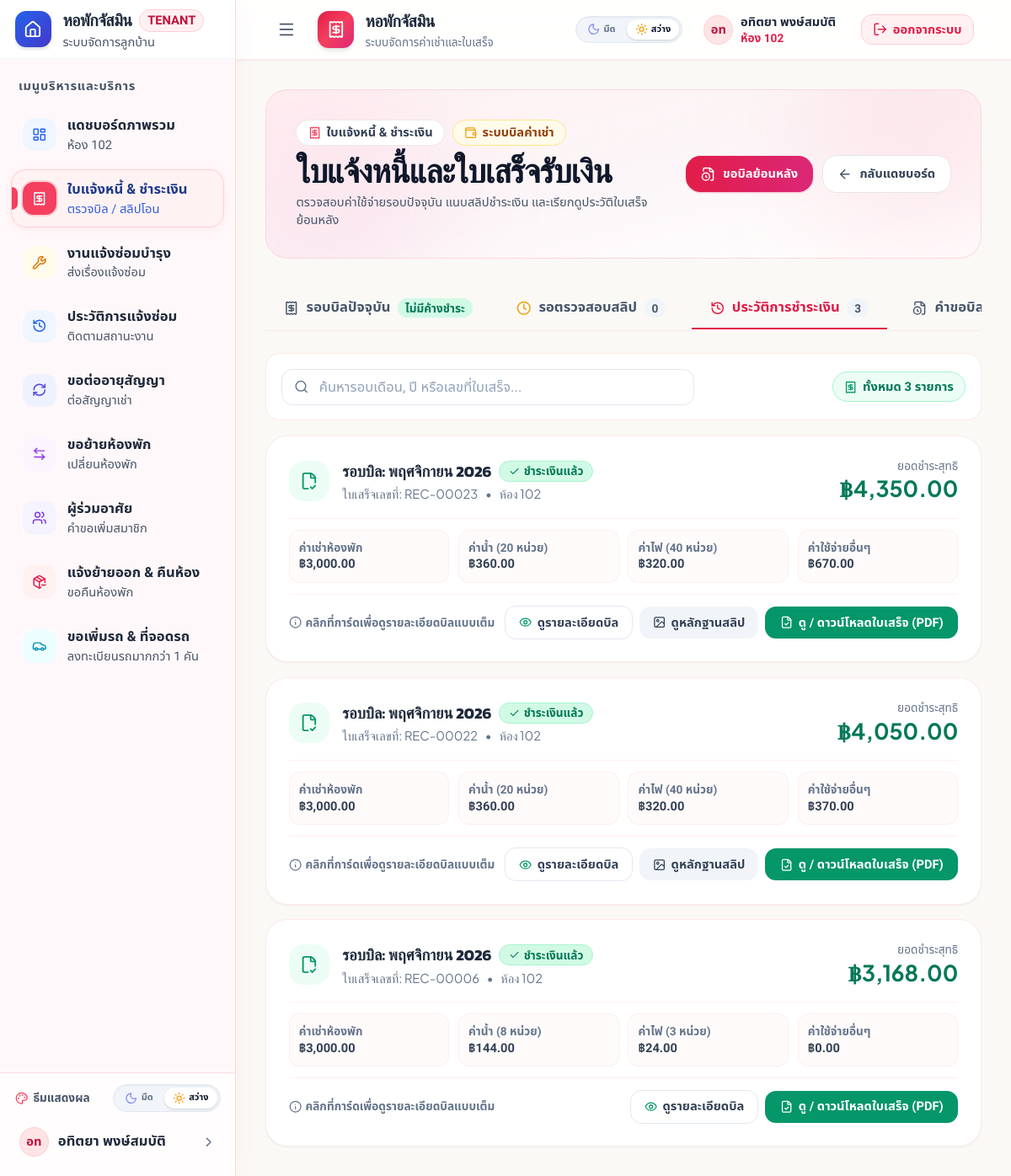
The app's page /view_invoices.php (signed in) with its own data.
### tables this page shows
CREATE TABLE `room` (
  `roomId` int(11) NOT NULL AUTO_INCREMENT,
  `roomNumber` varchar(10) NOT NULL,
  `roomType` varchar(50) DEFAULT NULL,
  `floor` int(11) DEFAULT NULL,
  `rentPrice` decimal(10,2) NOT NULL,
  `status` varchar(20) DEFAULT 'Available',
  PRIMARY KEY (`roomId`),
  UNIQUE KEY `roomNumber` (`roomNumber`)
);

CREATE TABLE `invoices` (
  `invoiceId` int(11) NOT NULL AUTO_INCREMENT,
  `roomId` int(11) NOT NULL,
  `tenantId` int(11) NOT NULL,
  `billingMonth` varchar(50) NOT NULL COMMENT 'เช่น 2026-06 (มิถุนายน 2026)',
  `rentPrice` decimal(10,2) NOT NULL DEFAULT 0.00,
  `waterPrev` int(11) NOT NULL DEFAULT 0,
  `waterCurr` int(11) NOT NULL DEFAULT 0,
  `waterUnitRate` decimal(10,2) NOT NULL DEFAULT 18.00 COMMENT 'ราคาต่อหน่วยน้ำ',
  `electricPrev` int(11) NOT NULL DEFAULT 0,
  `electricCurr` int(11) NOT NULL DEFAULT 0,
  `electricUnitRate` decimal(10,2) NOT NULL DEFAULT 8.00 COMMENT 'ราคาต่อหน่วยไฟ',
  `otherFee` decimal(10,2) NOT NULL DEFAULT 0.00 COMMENT 'ค่าใช้จ่ายอื่นๆ เช่น ค่าส่วนกลาง',
  `totalAmount` decimal(10,2) NOT NULL DEFAULT 0.00,
  `status` enum('Unpaid','Pending Approval','Paid') NOT NULL DEFAULT 'Unpaid',
  `slipImage` varchar(255) DEFAULT NULL,
  `createdAt` timestamp NOT NULL DEFAULT current_timestamp(),
  `otherFeeNote` text DEFAULT NULL,
  `slipRejectReason` text DEFAULT NULL,
  `slipRejectedAt` datetime DEFAULT NULL,
  `slipStatus` varchar(30) DEFAULT 'Normal',
  `oldSlipImage` varchar(255) DEFAULT NULL,
  PRIMARY KEY (`invoiceId`)
);

### view_invoices.php (the view, shortened to what the rows shown need)
<?php
require_once 'includes/db_connect.php';
$tenantId = $_SESSION['user_id'];
$tenantName = $_SESSION['full_name'];
$stmtHdrRoom = $conn->prepare("
    SELECT r.roomId, r.roomNumber
    FROM Lease l
    JOIN Room r ON l.roomId = r.roomId
    WHERE l.tenantId = ?
    ORDER BY CASE WHEN l.status = 'Active' THEN 1 ELSE 2 END, l.leaseId DESC
    LIMIT 1
");
$stmtHdrRoom->execute([$tenantId]);
$hdrRoomData = $stmtHdrRoom->fetch(PDO::FETCH_ASSOC);
$myRoomId = (int)($hdrRoomData['roomId'] ?? 0);
$myRoomNumber = $hdrRoomData['roomNumber'] ?? '';
try {
    $conn->exec("
    CREATE TABLE IF NOT EXISTS RetroactiveInvoiceRequests (
        requestId INT AUTO_INCREMENT PRIMARY KEY,
        tenantId INT NOT NULL,
        roomId INT NOT NULL,
        requestedMonth VARCHAR(50) NOT NULL,
        requestType VARCHAR(50) DEFAULT 'PaidInvoice',
        reason TEXT NOT NULL,
        slipImage VARCHAR(255) NULL,
        status ENUM('Pending', 'Approved', 'Rejected') DEFAULT 'Pending',
        adminRemark TEXT NULL,
        createdAt DATETIME DEFAULT CURRENT_TIMESTAMP,
        updatedAt DATETIME NULL,
        INDEX (tenantId),
        INDEX (roomId),
        INDEX (status)
    ) ENGINE=InnoDB DEFAULT CHARSET=utf8mb4 COLLATE=utf8mb4_general_ci;
    ");
} catch(Throwable $e) {}
$stmt = $conn->prepare("
    SELECT i.*, r.roomNumber
    FROM Invoices i
    LEFT JOIN Room r ON i.roomId = r.roomId
    WHERE i.tenantId = ? OR (i.roomId = ? AND ? > 0)
    ORDER BY i.invoiceId DESC
");
$stmt->execute([$tenantId, $myRoomId, $myRoomId]);
$rawInvoices = $stmt->fetchAll(PDO::FETCH_ASSOC);
$unpaidInvoices = [];
$pendingApprovalInvoices = [];
$paymentHistory = [];
foreach ($rawInvoices as $inv) {
    if ($inv['status'] === 'Unpaid') {
        $unpaidInvoices[] = $inv;
    } elseif ($inv['status'] === 'Pending Approval') {
        $pendingApprovalInvoices[] = $inv;
    } elseif ($inv['status'] === 'Paid') {
        $paymentHistory[] = $inv;
    }
}
if (isset($_GET['tab']) && in_array($_GET['tab'], ['current', 'pending', 'history', 'retro'], true)) {
    $activeTab = $_GET['tab'];
} elseif (!isset($activeTab)) {
    if (!empty($unpaidInvoices)) {
        $activeTab = 'current';
    } elseif (!empty($pendingApprovalInvoices)) {
        $activeTab = 'pending';
    } else {
        $activeTab = 'history';
    }
}
?>
<!DOCTYPE html>
<html lang="th">
<head>
  <script src="https://cdn.tailwindcss.com"></script>
</head>
<body class="min-h-screen flex flex-col antialiased selection:bg-rose-500 selection:text-white bg-[#FAF9F6] text-slate-800">
  <?php include_once 'includes/tenant_sidebar.php'; ?>
  <header class="sticky top-0 z-40 bg-white/90 backdrop-blur-md border-b border-rose-100/80 shadow-sm">
    <div class="max-w-7xl mx-auto px-4 sm:px-6 lg:px-8">
      <div class="flex items-center justify-between h-16">
        <div class="flex items-center space-x-2 sm:space-x-3">
          <a href="profile.php" class="flex items-center gap-2 p-1 sm:p-1.5 sm:px-2.5 hover:bg-rose-50/70 rounded-full transition border border-transparent hover:border-rose-200 group" title="แก้ไขโปรไฟล์">
            <div class="hidden sm:block text-left pr-1">
              <div class="text-xs font-bold text-slate-800 group-hover:text-rose-600 transition truncate max-w-[140px] sm:max-w-[180px]"><?php echo htmlspecialchars($headerTenantName ?? $sidebarTenantName ?? ($tenantName ?? 'ผู้เช่า')); ?></div>
              <div class="text-[10px] text-rose-600 font-bold"><?php echo !empty($headerRoomNumber ?? $sidebarRoomNumber ?? ($myRoomNumber ?? '')) ? "ห้อง " . htmlspecialchars($headerRoomNumber ?? $sidebarRoomNumber ?? ($myRoomNumber ?? '')) : 'ลูกบ้าน'; ?></div>
            </div>
          </a>
        </div>
      </div>
    </div>
  </header>
  <main class="flex-1 max-w-3xl w-full mx-auto px-4 sm:px-6 py-8">
    <div class="p-6 sm:p-8 relative overflow-hidden bg-gradient-to-br from-rose-50/90 via-pink-50/50 to-white border border-rose-200/80 rounded-3xl shadow-xs mb-6 sm:mb-8">
      <div class="relative z-10 flex flex-col md:flex-row md:items-center justify-between gap-5">
        <div>
          <h1 class="text-2xl sm:text-3xl lg:text-4xl font-display font-extrabold text-slate-900 tracking-tight">
            ใบแจ้งหนี้และใบเสร็จรับเงิน
          </h1>
        </div>
      </div>
    </div>
    <div id="content-history" class="<?php echo ($activeTab === 'history') ? 'space-y-4' : 'space-y-4 hidden'; ?>">
        <?php if(count($paymentHistory) > 0): ?>
            <div id="historyBillsList" class="space-y-4">
            <?php foreach($paymentHistory as $hist):
                $hWater = ($hist['waterCurr'] - $hist['waterPrev']) * $hist['waterUnitRate'];
                $hElec = ($hist['electricCurr'] - $hist['electricPrev']) * $hist['electricUnitRate'];
            ?>
            <div onclick="openTenantInvoiceModal(<?php echo $hist['invoiceId']; ?>)" class="history-bill-card bg-white rounded-3xl border border-rose-100/80 shadow-sm p-5 sm:p-6 hover:shadow-md hover:border-emerald-300 transition cursor-pointer group" data-search="<?php echo htmlspecialchars($hist['billingMonth'] . ' ' . $hist['invoiceId'] . ' ' . ($hist['roomNumber'] ?? '') . ' REC-' . str_pad($hist['invoiceId'], 5, '0', STR_PAD_LEFT)); ?>" title="คลิกเพื่อดูรายละเอียดบิลแบบเต็ม">
                <div class="flex flex-col sm:flex-row sm:items-center justify-between gap-4 pb-4 border-b border-rose-100/60">
                    <div class="flex items-center gap-3.5">
                        <div class="w-11 h-11 rounded-2xl bg-emerald-50 text-emerald-600 flex items-center justify-center font-bold shadow-2xs shrink-0 group-hover:scale-105 transition">
                            <i data-lucide="file-check-2" class="w-5 h-5"></i>
                        </div>
                        <div>
                            <div class="flex items-center gap-2 flex-wrap">
                                <h3 class="font-display font-bold text-slate-800 text-base sm:text-lg group-hover:text-emerald-700 transition">รอบบิล: <?php echo htmlspecialchars($hist['billingMonth']); ?></h3>
                                <span class="text-[10px] font-bold px-2.5 py-0.5 rounded-full bg-emerald-100 text-emerald-700 border border-emerald-200 flex items-center gap-1">
                                    <i data-lucide="check" class="w-3 h-3"></i> ชำระเงินแล้ว
                                </span>
                            </div>
                            <div class="flex items-center gap-2 flex-wrap text-xs text-slate-400 mt-0.5 font-mono">
                                <span>ใบเสร็จเลขที่: REC-<?php echo str_pad($hist['invoiceId'], 5, '0', STR_PAD_LEFT); ?></span>
                                <span>•</span>
                                <span>ห้อง <?php echo htmlspecialchars($hist['roomNumber'] ?? ($myRoomNumber ?: '-')); ?></span>
                            </div>
                        </div>
                    </div>
                    <div class="text-left sm:text-right">
                        <div class="text-[11px] text-slate-400 font-medium uppercase">ยอดชำระสุทธิ</div>
                        <div class="text-xl sm:text-2xl font-display font-bold text-emerald-700 font-mono">฿<?php echo number_format($hist['totalAmount'], 2); ?></div>
                    </div>
                </div>
                <div class="grid grid-cols-2 sm:grid-cols-4 gap-2.5 py-3 text-xs text-slate-600">
                    <div class="bg-rose-50/30 p-2.5 rounded-xl border border-rose-100/60">
                        <span class="text-slate-400 block text-[11px]">ค่าเช่าห้องพัก</span>
                        <span class="font-bold text-slate-700">฿<?php echo number_format($hist['rentPrice'], 2); ?></span>
                    </div>
                    <div class="bg-rose-50/30 p-2.5 rounded-xl border border-rose-100/60">
                        <span class="text-slate-400 block text-[11px]">ค่าน้ำ (<?php echo max(0, $hist['waterCurr'] - $hist['waterPrev']); ?> หน่วย)</span>
                        <span class="font-bold text-slate-700">฿<?php echo number_format($hWater, 2); ?></span>
                    </div>
                    <div class="bg-rose-50/30 p-2.5 rounded-xl border border-rose-100/60">
                        <span class="text-slate-400 block text-[11px]">ค่าไฟ (<?php echo max(0, $hist['electricCurr'] - $hist['electricPrev']); ?> หน่วย)</span>
                        <span class="font-bold text-slate-700">฿<?php echo number_format($hElec, 2); ?></span>
                    </div>
                    <div class="bg-rose-50/30 p-2.5 rounded-xl border border-rose-100/60">
                        <span class="text-slate-400 block text-[11px]">ค่าใช้จ่ายอื่นๆ</span>
                        <span class="font-bold text-slate-700">฿<?php echo number_format($hist['otherFee'], 2); ?></span>
                    </div>
                </div>
                <div class="pt-3 border-t border-rose-100/60 flex flex-wrap gap-2.5 items-center justify-between">
                    <div class="text-[11px] text-slate-400 flex items-center gap-1">
                        <i data-lucide="info" class="w-3.5 h-3.5 text-slate-400"></i>
                        <span>คลิกที่การ์ดเพื่อดูรายละเอียดบิลแบบเต็ม</span>
                    </div>
                    <div class="flex flex-wrap gap-2 items-center">
                        <button type="button" onclick="event.stopPropagation(); openTenantInvoiceModal(<?php echo $hist['invoiceId']; ?>)" class="px-3.5 py-2 bg-white hover:bg-emerald-50 text-slate-700 hover:text-emerald-700 border border-slate-200 hover:border-emerald-300 rounded-xl text-xs font-bold transition flex items-center gap-1.5 cursor-pointer shadow-2xs">
                            <i data-lucide="eye" class="w-3.5 h-3.5 text-emerald-600"></i> ดูรายละเอียดบิล
                        </button>
                        <?php if(!empty($hist['slipImage'])): ?>
                            <button type="button" onclick="event.stopPropagation(); openSlipPreview('<?php echo htmlspecialchars($hist['slipImage']); ?>')" class="px-3.5 py-2 bg-slate-100 hover:bg-slate-200 text-slate-700 rounded-xl text-xs font-bold transition flex items-center gap-1.5 cursor-pointer">
                                <i data-lucide="image" class="w-3.5 h-3.5"></i> ดูหลักฐานสลิป
                            </button>
                        <?php endif; ?>
                        <a href="print_receipt.php?id=<?php echo $hist['invoiceId']; ?>" target="_blank" onclick="event.stopPropagation()" class="px-4 py-2 bg-emerald-600 hover:bg-emerald-700 text-white rounded-xl text-xs font-bold transition flex items-center gap-1.5 shadow-2xs">
                            <i data-lucide="file-check" class="w-3.5 h-3.5"></i> ดู / ดาวน์โหลดใบเสร็จ (PDF)
                        </a>
                    </div>
                </div>
            </div>
            <?php endforeach; ?>
            </div>
        <?php endif; ?>
    </div>
  </main>
</body>
</html>

### records on screen
room: roomNumber "102"
invoices: billingMonth "พฤศจิกายน 2026", invoiceId "00023", roomId.roomNumber "102", totalAmount "4,350.00", rentPrice "3,000.00", max(0, $hist['waterCurr'] - $hist['waterPrev']) "20", hWater "360.00", max(0, $hist['electricCurr'] - $hist['electricPrev']) "40", hElec "320.00", otherFee "670.00"
invoices: billingMonth "พฤศจิกายน 2026", invoiceId "00022", roomId.roomNumber "102", totalAmount "4,050.00", rentPrice "3,000.00", max(0, $hist['waterCurr'] - $hist['waterPrev']) "20", hWater "360.00", max(0, $hist['electricCurr'] - $hist['electricPrev']) "40", hElec "320.00", otherFee "370.00"
invoices: billingMonth "พฤศจิกายน 2026", invoiceId "00006", roomId.roomNumber "102", totalAmount "3,168.00", rentPrice "3,000.00", max(0, $hist['waterCurr'] - $hist['waterPrev']) "8", hWater "144.00", max(0, $hist['electricCurr'] - $hist['electricPrev']) "3", hElec "24.00", otherFee "0.00"

### other values on screen
$item['title'] "แดชบอร์ดภาพรวม"
$item['subtitle'] "ห้อง 102"
$item['title'] "ใบแจ้งหนี้ & ชำระเงิน"
$item['subtitle'] "ตรวจบิล / สลิปโอน"
$item['title'] "งานแจ้งซ่อมบำรุง"
$item['subtitle'] "ส่งเรื่องแจ้งซ่อม"
$item['title'] "ประวัติการแจ้งซ่อม"
$item['subtitle'] "ติดตามสถานะงาน"
$item['title'] "ขอต่ออายุสัญญา"
$item['subtitle'] "ต่อสัญญาเช่า"
$item['title'] "ขอย้ายห้องพัก"
$item['subtitle'] "เปลี่ยนห้องพัก"
$item['title'] "ผู้ร่วมอาศัย"
$item['subtitle'] "คำขอเพิ่มสมาชิก"
$item['title'] "แจ้งย้ายออก & คืนห้อง"
